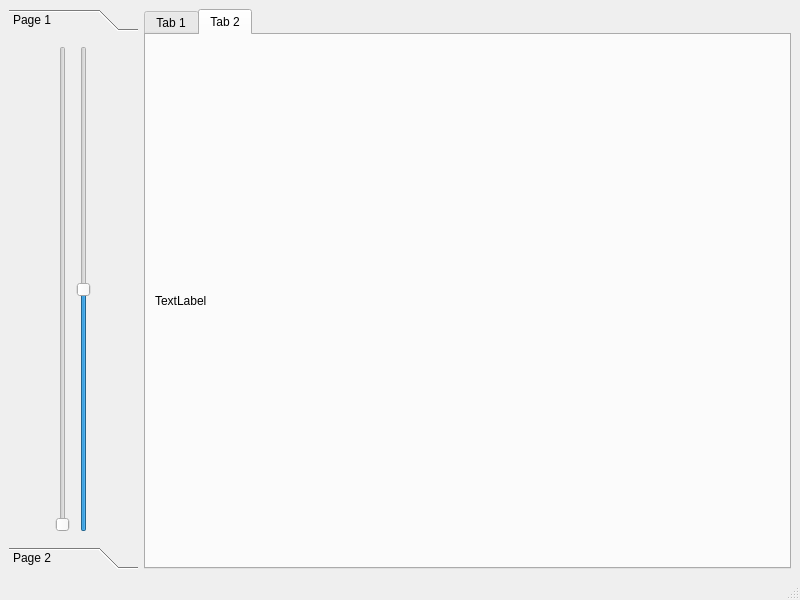
<?xml version="1.0" encoding="UTF-8"?>
<ui version="4.0">
 <class>MainWindow</class>
 <widget class="QMainWindow" name="MainWindow">
  <property name="geometry">
   <rect>
    <x>0</x>
    <y>0</y>
    <width>800</width>
    <height>600</height>
   </rect>
  </property>
  <property name="windowTitle">
   <string>MainWindow</string>
  </property>
  <widget class="QWidget" name="centralwidget">
   <layout class="QHBoxLayout" name="horizontalLayout_4" stretch="1,5">
    <item>
     <widget class="QToolBox" name="toolBox">
      <property name="currentIndex">
       <number>0</number>
      </property>
      <widget class="QWidget" name="page">
       <property name="geometry">
        <rect>
         <x>0</x>
         <y>0</y>
         <width>129</width>
         <height>476</height>
        </rect>
       </property>
       <attribute name="label">
        <string>Page 1</string>
       </attribute>
       <layout class="QHBoxLayout" name="horizontalLayout_2">
        <item>
         <layout class="QHBoxLayout" name="horizontalLayout_3">
          <item>
           <widget class="QSlider" name="brightnessSlider">
            <property name="maximum">
             <number>256</number>
            </property>
            <property name="orientation">
             <enum>Qt::Vertical</enum>
            </property>
           </widget>
          </item>
          <item>
           <widget class="QSlider" name="contrastSlider">
            <property name="minimum">
             <number>-5</number>
            </property>
            <property name="maximum">
             <number>5</number>
            </property>
            <property name="pageStep">
             <number>1</number>
            </property>
            <property name="orientation">
             <enum>Qt::Vertical</enum>
            </property>
           </widget>
          </item>
         </layout>
        </item>
       </layout>
      </widget>
      <widget class="QWidget" name="page_2">
       <property name="geometry">
        <rect>
         <x>0</x>
         <y>0</y>
         <width>129</width>
         <height>476</height>
        </rect>
       </property>
       <attribute name="label">
        <string>Page 2</string>
       </attribute>
      </widget>
     </widget>
    </item>
    <item>
     <widget class="QTabWidget" name="tabWidget">
      <property name="sizePolicy">
       <sizepolicy hsizetype="Expanding" vsizetype="Expanding">
        <horstretch>0</horstretch>
        <verstretch>0</verstretch>
       </sizepolicy>
      </property>
      <property name="currentIndex">
       <number>1</number>
      </property>
      <widget class="QWidget" name="tab">
       <property name="sizePolicy">
        <sizepolicy hsizetype="Maximum" vsizetype="Maximum">
         <horstretch>0</horstretch>
         <verstretch>0</verstretch>
        </sizepolicy>
       </property>
       <attribute name="title">
        <string>Tab 1</string>
       </attribute>
       <layout class="QHBoxLayout" name="horizontalLayout">
        <item>
         <widget class="QGraphicsView" name="graphicsView">
          <property name="sizePolicy">
           <sizepolicy hsizetype="Preferred" vsizetype="Preferred">
            <horstretch>1</horstretch>
            <verstretch>1</verstretch>
           </sizepolicy>
          </property>
         </widget>
        </item>
       </layout>
      </widget>
      <widget class="QWidget" name="tab_2">
       <attribute name="title">
        <string>Tab 2</string>
       </attribute>
       <layout class="QVBoxLayout" name="verticalLayout">
        <item>
         <widget class="QLabel" name="label">
          <property name="sizePolicy">
           <sizepolicy hsizetype="Expanding" vsizetype="Expanding">
            <horstretch>0</horstretch>
            <verstretch>0</verstretch>
           </sizepolicy>
          </property>
          <property name="text">
           <string>TextLabel</string>
          </property>
         </widget>
        </item>
       </layout>
      </widget>
     </widget>
    </item>
   </layout>
  </widget>
  <widget class="QMenuBar" name="menubar">
   <property name="geometry">
    <rect>
     <x>0</x>
     <y>0</y>
     <width>800</width>
     <height>24</height>
    </rect>
   </property>
  </widget>
  <widget class="QStatusBar" name="statusbar"/>
 </widget>
 <resources/>
 <connections/>
</ui>
